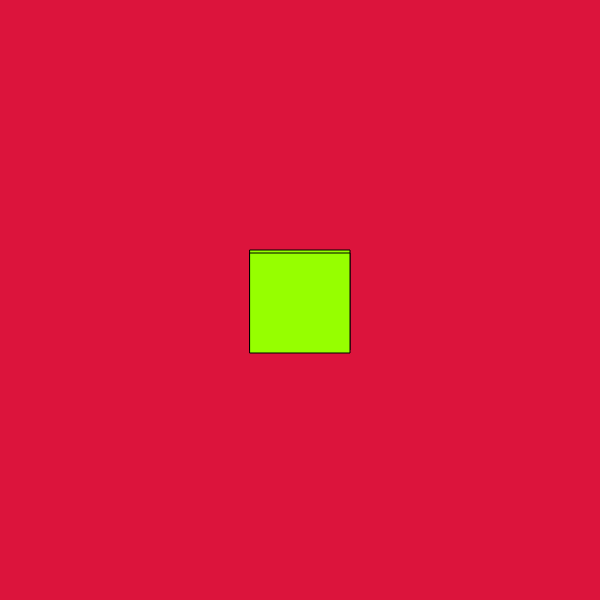
Frame 1 (no input)
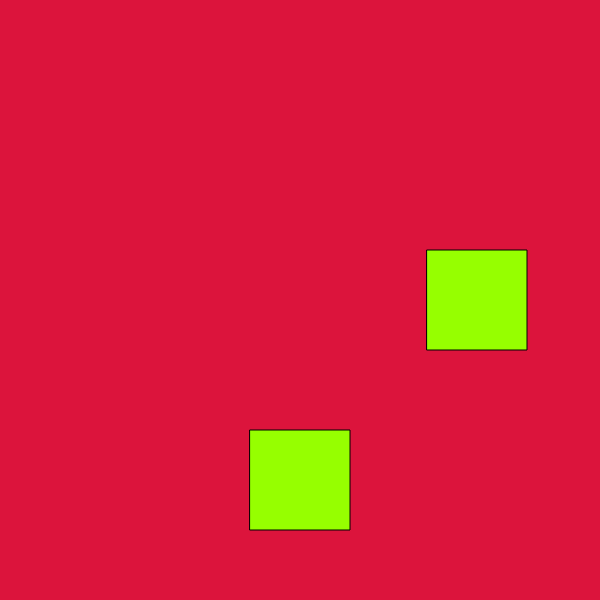
Frame 60 (no input)
Frame 120 (the mouse pressed at the canvas centre since frame 60): identical to frame 60, image omitted

The p5.js sketch that drew these frames (run headless with seeded random() and noise() and a simulated clock; from frame 60 on, the mouse is pressed at the canvas centre):

// p5.js sketch
// ── sketch.js

//Joshua B
//Awkward Bouncing Squares
//This would really help me with animation a lot. Its very simple but simple is always effective to look at.

// Instructions:
// -Press R to change the color of the balls
// -Press B to change the background color
// -Click the mouse to reset the balls' positions

//Below is the Coding

// First Ball (left to right) Variables
let x = 250;
let y = 250;
let speed = 3;

// Second Ball (Up and Down) Variables
let x2 = 250;
let y2 = 250;
let speed2 = 3;

// Base color and allows RGB color switching for the balls
let r = 150;
let g = 255;
let b = 0;

// Base color and allows RGB color switching for the background (if needed)
let bgR = 220;
let bgG = 20;
let bgB = 60;

//Canvas
function setup() {
  createCanvas(600, 600);
}

//Draw Loop
function draw() {
  background(bgR, bgG, bgB);
  fill(r, g, b);
  square(x, y, 100);

  //First Ball (left to right)
    x = x + speed;
if (x > 500) {
  speed = -random(3, 12);
}
if (x < 0) {
  speed = random(3, 12);
}

  //Second Ball (Up and Down)
  y2 = y2 + speed2;
  if (y2 > 500) {
    speed2 = -random(3, 9);
  }
  if (y2 < 0) {
    speed2 = random(3, 9);
  }
  square(x2, y2, 100);
  fill(100, 50, 150);
}

//When you click the screen, both balls reset
function mousePressed() {
  x = 250;
  y = 250;
  x2 = 250;
  y2 = 250;
}

//When you press R the balls change colors together
function keyPressed() {
  if (key === 'r') {
    r = random(255);
    g = random(255);
    b = random(255);
  }
  //When you press B the background changes colors
  else if (key === 'b') {
    bgR = random(255);
    bgG = random(255);
    bgB = random(255);
  }
}
